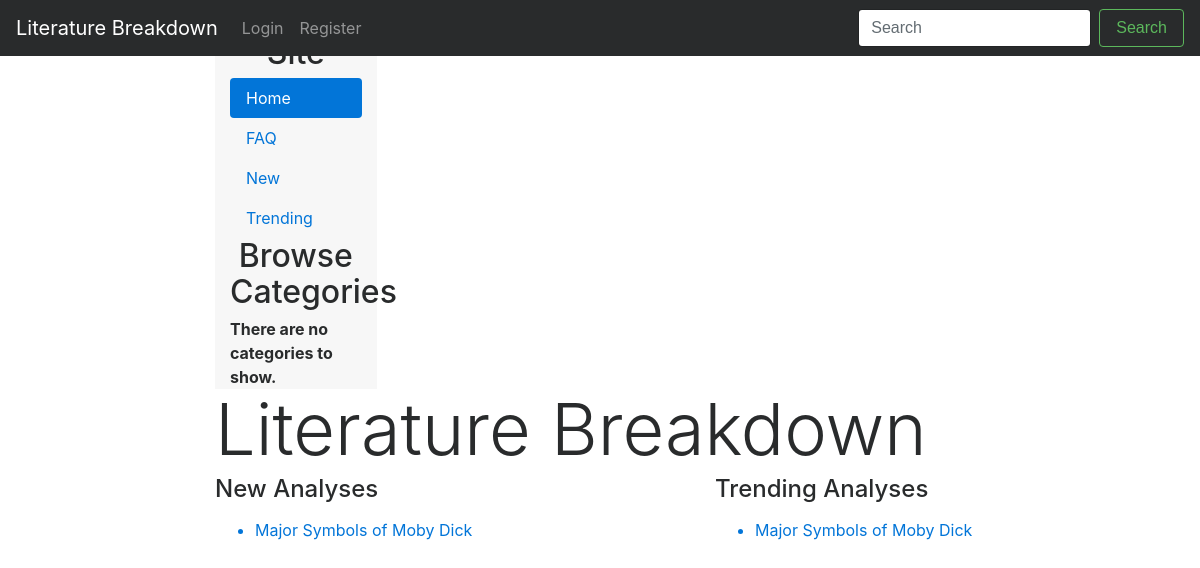
/, run on an earlier commit of the app's database.
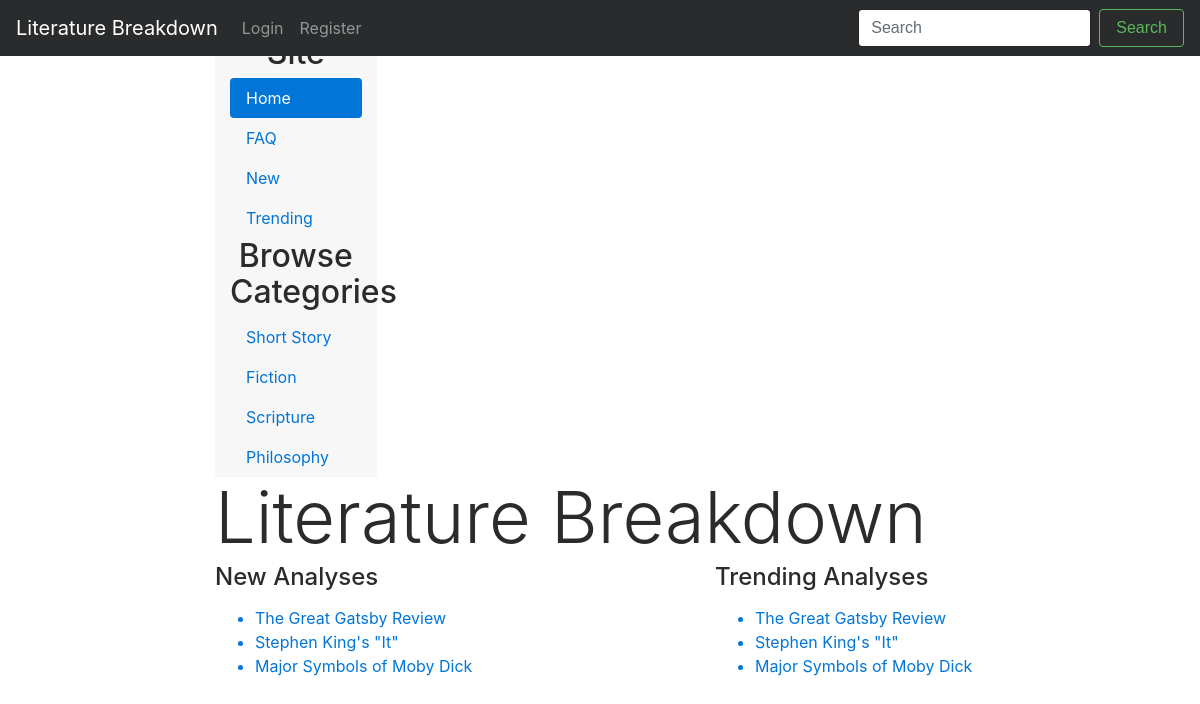
And on a later commit of the database.
### lit/models.py (models this page shows, shortened)
class Article(models.Model):
    author = models.ForeignKey(Member)
    date_published = models.CharField(max_length=8, unique=False)
    book = models.CharField(max_length=128, unique=False)
    views = models.IntegerField(default=0)
    title = models.CharField(max_length=128)
    analysis = models.CharField(max_length=2500, unique=False)
    category = models.CharField(max_length=50)
    slug = models.SlugField()
    img = models.ImageField(upload_to='profile_images', blank=True)

class Category(models.Model):
    name = models.CharField(max_length=50, unique=False)

### lit/views.py (the view)
# urls.py: url(r'^$', views.index, name='index'),
def index(request):
    article_list = Article.objects.order_by('-views')[:5]
    category_list = Category.objects.all()
    context_dict = {'articles': article_list, 'categories': category_list}
    return render(request, 'lit/index.html', context=context_dict)

### templates/lit/index.html (shortened to what this page needs)
<!DOCTYPE html>
{% extends 'lit/base.html' %}
{% load staticfiles %}
{% block body_block %}
	<nav class="col-sm-3 col-md-2 hidden-xs-down bg-faded sidebar">
          <ul class="nav nav-pills flex-column">
            <li class="nav-item">
		<h2 style="text-align:center">Browse Site</h2>
	    </li>
            <li class="nav-item">
              <a class="nav-link active" href="#">Home <span class="sr-only">(current)</span></a>
            </li>
            <li class="nav-item">
              <a class="nav-link" href="#">FAQ</a>
            </li>
            <li class="nav-item">
              <a class="nav-link" href="#">New</a>
            </li>
            <li class="nav-item">
              <a class="nav-link" href="#">Trending</a>
            </li>
	    <li class="nav-item">
		<h2 style="text-align:center">Browse Categories</h2>
	    </li>
	    {% if categories %}
	      {% for c in categories %}
                <li class="nav-item">
                  <a class="nav-link" href="#">{{ c.name }}</a>
                </li>
	       {% endfor %}
	     {% else %}
              <strong>There are no categories to show.</strong>
	    {% endif %}
          </ul>
        </nav>
	<div>
	{% if user.is_authenticated %}
		<h1 class="display-3">Literature Breakdown - Welcome Back</h1>
	{% else %}
		<h1 class="display-3">Literature Breakdown</h1>
	{% endif %}
	</div>
	<div class="row marketing">
  	  <div class="col-lg-6">
    	<h4>New Analyses</h4>
    	<p>
    	{% if articles %}
    	<ul>
      	{% for article in articles %}
        	<a href="{% url 'show_article' article.slug %}">
          	<li>{{ article.title }}</li>
        	</a>
      	{% endfor %}
    	</ul>
      	{% else %}
      	<strong>There are no articles to show.</strong>
      	{% endif %}
    	</p>
  	</div>
  	<div class="col-lg-6">
    	<h4>Trending Analyses</h4>
  	<p>
    	{% if articles %}
    	<ul>
      	{% for article in articles %}
        	<a href="{% url 'show_article' article.slug %}">
          	<li>{{ article.title }}</li>
        	</a>
      	{% endfor %}
    	</ul>
      	{% else %}
      	<strong>There are no articles to show.</strong>
      	{% endif %}
    	</p>
  	</div>
	</div>
{% endblock %}

### templates/lit/base.html (shortened to what this page needs)
<!DOCTYPE html>
{% load staticfiles %}
<html lang="en">
  <head>
    <link href="http://v4-alpha.getbootstrap.com/dist/css/bootstrap.min.css" rel="stylesheet">
    <link href="http://v4-alpha.getbootstrap.com/examples/dashboard/dashboard.css" rel="stylesheet">
  </head>
  <body>
    <nav class="navbar navbar-toggleable-md navbar-inverse fixed-top bg-inverse">
      <a class="navbar-brand" href="{% url 'index' %}">Literature Breakdown</a>
      <div class="collapse navbar-collapse" id="navbarsExampleDefault">
        <ul class="navbar-nav mr-auto">
          {% if user.is_authenticated %}
          <li class="nav-item">
            <a class="nav-link" href="#">
              Logout
            </a>
          </li>
          {% else %}
	  <li class="nav-item">
            <a class="nav-link" href="#">
              Login
            </a>
          </li>
          <li class="nav-item">
            <a class="nav-link" href="#">
              Register
            </a>
          </li>
          {% endif %}
        </ul>
        <form class="form-inline mt-2 mt-md-0" action="{% url 'search' %}">
          <input class="form-control mr-sm-2" type="text" placeholder="Search">
          <button class="btn btn-outline-success my-2 my-sm-0" type="submit">Search</button>
        </form>
      </div>
    </nav>
    <div class="container-fluid">
      <div class="row">
      <div class="col-sm-9 offset-sm-3 col-md-10 offset-md-2 main">
      {% block body_block %}{% endblock %}
      </div>
      </div>
    </div>
  </body>
</html>

What changed in the data, as far as the page shows it:
added Category: name "Short Story"
added Category: name "Fiction"
added Category: name "Scripture"
added Category: name "Philosophy"
added Article: title "The Great Gatsby Review"
added Article: title "Stephen King's \"It\""
Also different on the page:
text no longer shown: "There are no categories to show."
